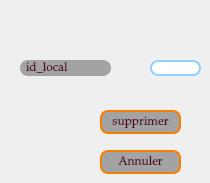
           <widget class="QWidget" name="tab_3">
            <attribute name="title">
             <string>Supprimer</string>
            </attribute>
            <widget class="QPushButton" name="pushButton_supprimer">
             <property name="geometry">
              <rect>
               <x>100</x>
               <y>110</y>
               <width>81</width>
               <height>24</height>
              </rect>
             </property>
             <property name="styleSheet">
              <string notr="true">background-color:#A3A3A3;
color: rgb(86, 1, 38);
padding: 1px;
border-style: solid;
border: 2px solid #f77f00;
border-radius: 8px;
font-size: 12px;
font-family: Palatino Linotype;</string>
             </property>
             <property name="text">
              <string>supprimer</string>
             </property>
            </widget>
            <widget class="QPushButton" name="pushButton_annuler_3">
             <property name="geometry">
              <rect>
               <x>100</x>
               <y>150</y>
               <width>81</width>
               <height>24</height>
              </rect>
             </property>
             <property name="styleSheet">
              <string notr="true">background-color:#A3A3A3;
color: rgb(86, 1, 38);
padding: 1px;
border-style: solid;
border: 2px solid #f77f00;
border-radius: 8px;
font-size: 12px;
font-family: Palatino Linotype;</string>
             </property>
             <property name="text">
              <string>Annuler</string>
             </property>
            </widget>
            <widget class="QLabel" name="label_id_3">
             <property name="geometry">
              <rect>
               <x>20</x>
               <y>60</y>
               <width>91</width>
               <height>16</height>
              </rect>
             </property>
             <property name="styleSheet">
              <string notr="true">background-color:#A3A3A3;
color: rgb(86, 1, 38);
border-radius: 8px;
font-size: 12px;
font-family: Palatino Linotype;</string>
             </property>
             <property name="text">
              <string>  id_local</string>
             </property>
            </widget>
            <widget class="QLineEdit" name="lineEdit_id_3">
             <property name="geometry">
              <rect>
               <x>150</x>
               <y>60</y>
               <width>51</width>
               <height>16</height>
              </rect>
             </property>
             <property name="styleSheet">
              <string notr="true">padding: 1px;
border-style: solid;
border: 2px solid #8ed2ff;
border-radius: 8px;
font-size: 12px;
font-family: Palatino Linotype;
color: rgb(86, 1, 38);</string>
             </property>
             <property name="text">
              <string/>
             </property>
            </widget>
           </widget>
